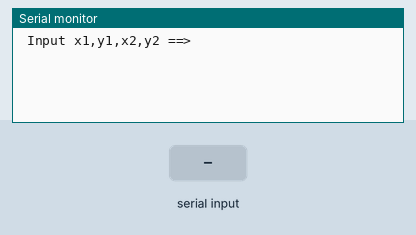
This sketch was run on a simulated Arduino Uno, built with avr-gcc and run on an emulated ATmega328P. On the bench: the last lines printed to the serial monitor. Inputs (shaded band) come from the test bench.

Above: at 1.2 s.
1.3 s: "90,45,200\n" received over Serial
At 2.9 s:
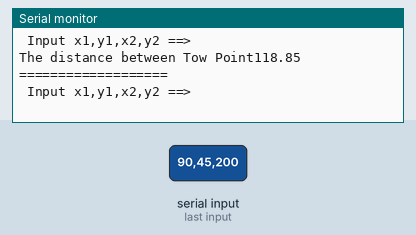
3.8 s: "30,150,10\n" received over Serial
At 6.1 s:
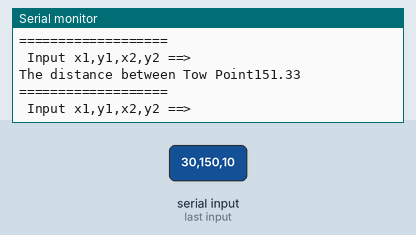

The sketch:

ex6-8.ino
```cpp
#include <math.h>
float get_distance(float, float, float, float);

void setup() {
  // 시리얼 통신 속도 설정 : 속도 9600 bps, 8데이터 비트, 패리티 없음, 한 개의 스톱비트
 Serial.begin(9600) ;
}


void loop() {
  int x1, y1, x2, y2;
  float dis;
  String echoStr="";

      Serial.println(" Input x1,y1,x2,y2 ==>");
      while(1) {
       if(Serial.available() > 0 ) break;
      }
      x1 = Serial.parseInt();
      y1 = Serial.parseInt();
      x2 = Serial.parseInt();
      y2 = Serial.parseInt();

      dis = get_distance(x1, y1, x2, y2);
      echoStr = "The distance between Tow Point" + String(dis);
      Serial.println(echoStr);
      Serial.println("===================");
  }

  float get_distance(float x_1,float y_1,float x_2,float y_2)
  {
    float d ;
    d = sqrt((x_1-x_2)*(x_1-x_2) + (y_1-y_2) *(y_1-y_2));
    return d;
  }
```

Measured:
- after the input at 1.3 s, the serial monitor: prints a new line after 1.0 s (image 1)
- after the input at 3.8 s, the serial monitor: prints a new line after 1.0 s (image 2)
